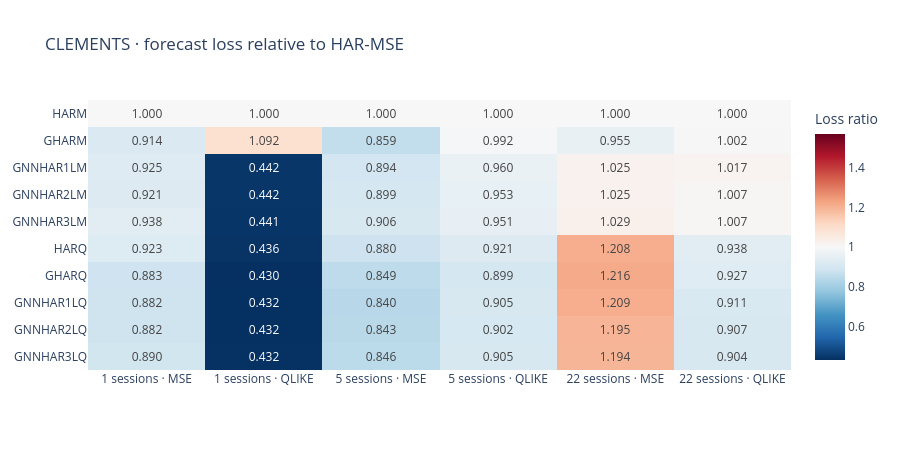

Notebook source saved alongside this figure:
### Code cell
table_1 = {
    "HARM":     [1.000, 1.000, 1.000, 1.000, 1.000, 1.000],
    "GHARM":    [0.927, 0.983, 0.904, 0.987, 0.975, 1.036],
    "GNNHAR1LM":[0.907, 0.979, 0.940, 0.943, 1.021, 0.968],
    "GNNHAR2LM":[0.967, 0.977, 1.034, 0.953, 1.134, 1.032],
    "GNNHAR3LM":[1.210, 0.982, 1.014, 0.961, 1.046, 0.958],
    "HARQ":     [0.927, 0.981, 0.939, 0.945, 1.069, 0.986],
    "GHARQ":    [0.886, 0.983, 0.842, 0.936, 1.151, 0.954],
    "GNNHAR1LQ":[0.867, 0.961, 0.855, 0.913, 1.179, 0.965],
    "GNNHAR2LQ":[0.879, 0.959, 0.873, 0.920, 1.736, 0.947],
    "GNNHAR3LQ":[0.894, 0.963, 1.185, 0.942, 1.502, 0.971],
}
columns = pd.MultiIndex.from_product([(1, 5, 22), ("MSE", "QLIKE")], names=("horizon", "loss"))
published = pd.DataFrame.from_dict(table_1, orient="index", columns=columns)
losses = add_losses(forecast)
observed = summarize_losses(losses).reindex(index=published.index, columns=published.columns)
print(f"Observed · {SOURCE} · relative to HARM")
display(observed.round(3))
print("Published · LOBSTER stocks · Table 1")
display(published)
if SOURCE == "lobster":
    print("Observed minus published")
    display((observed - published).round(3))

runner = observed.idxmin()
display(pd.DataFrame({"lowest_loss_model": runner, "ratio": observed.min()}).round(3))
heatmap = go.Figure(go.Heatmap(
    z=observed.to_numpy(), y=observed.index.tolist(),
    x=[f"{h} sessions · {metric}" for h, metric in observed.columns],
    text=observed.round(3).to_numpy(), texttemplate="%{text:.3f}",
    colorscale="RdBu_r", zmid=1, colorbar={"title": "Loss ratio"},
))
heatmap.update_layout(
    title=f"{SOURCE.upper()} · forecast loss relative to HAR-MSE",
    template="plotly_white", yaxis={"autorange": "reversed"}, height=450,
)
heatmap.show(renderer="plotly_mimetype")

### Figure 1 — Plotly figure (JSON) as saved in the notebook; plotly's stock layout.template omitted (floating-point values rounded to 4 significant figures)
{"data": [{"colorbar": {"title": {"text": "Loss ratio"}}, "colorscale": [[0.0, "rgb(5,48,97)"], [0.1, "rgb(33,102,172)"], [0.2, "rgb(67,147,195)"], [0.3, "rgb(146,197,222)"], [0.4, "rgb(209,229,240)"], [0.5, "rgb(247,247,247)"], [0.6, "rgb(253,219,199)"], [0.7, "rgb(244,165,130)"], [0.8, "rgb(214,96,77)"], [0.9, "rgb(178,24,43)"], [1.0, "rgb(103,0,31)"]], "text": [[1.0, 1.0, 1.0, 1.0, 1.0, 1.0], [0.914, 1.092, 0.859, 0.992, 0.955, 1.002], [0.925, 0.442, 0.894, 0.96, 1.025, 1.017], [0.921, 0.442, 0.899, 0.953, 1.025, 1.007], [0.938, 0.441, 0.906, 0.951, 1.029, 1.007], [0.923, 0.436, 0.88, 0.921, 1.208, 0.938], [0.883, 0.43, 0.849, 0.899, 1.216, 0.927], [0.882, 0.432, 0.84, 0.905, 1.209, 0.911], [0.882, 0.432, 0.843, 0.902, 1.195, 0.907], [0.89, 0.432, 0.846, 0.905, 1.194, 0.904]], "texttemplate": "%{text:.3f}", "type": "heatmap", "x": ["1 sessions · MSE", "1 sessions · QLIKE", "5 sessions · MSE", "5 sessions · QLIKE", "22 sessions · MSE", "22 sessions · QLIKE"], "y": ["HARM", "GHARM", "GNNHAR1LM", "GNNHAR2LM", "GNNHAR3LM", "HARQ", "GHARQ", "GNNHAR1LQ", "GNNHAR2LQ", "GNNHAR3LQ"], "z": [[1.0, 1.0, 1.0, 1.0, 1.0, 1.0], [0.9144, 1.092, 0.8589, 0.9919, 0.9554, 1.002], [0.9245, 0.4417, 0.8944, 0.9598, 1.025, 1.017], [0.9208, 0.4425, 0.8986, 0.9533, 1.025, 1.007], [0.9377, 0.4413, 0.9063, 0.9515, 1.029, 1.007], [0.9228, 0.4365, 0.88, 0.9208, 1.208, 0.9375], [0.8831, 0.43, 0.849, 0.899, 1.216, 0.9273], [0.8821, 0.4317, 0.8399, 0.905, 1.209, 0.9114], [0.8821, 0.4318, 0.8425, 0.9021, 1.195, 0.9065], [0.8898, 0.4324, 0.8458, 0.905, 1.194, 0.904]], "zmid": 1}], "layout": {"height": 450, "title": {"text": "CLEMENTS · forecast loss relative to HAR-MSE"}, "yaxis": {"autorange": "reversed"}}}
